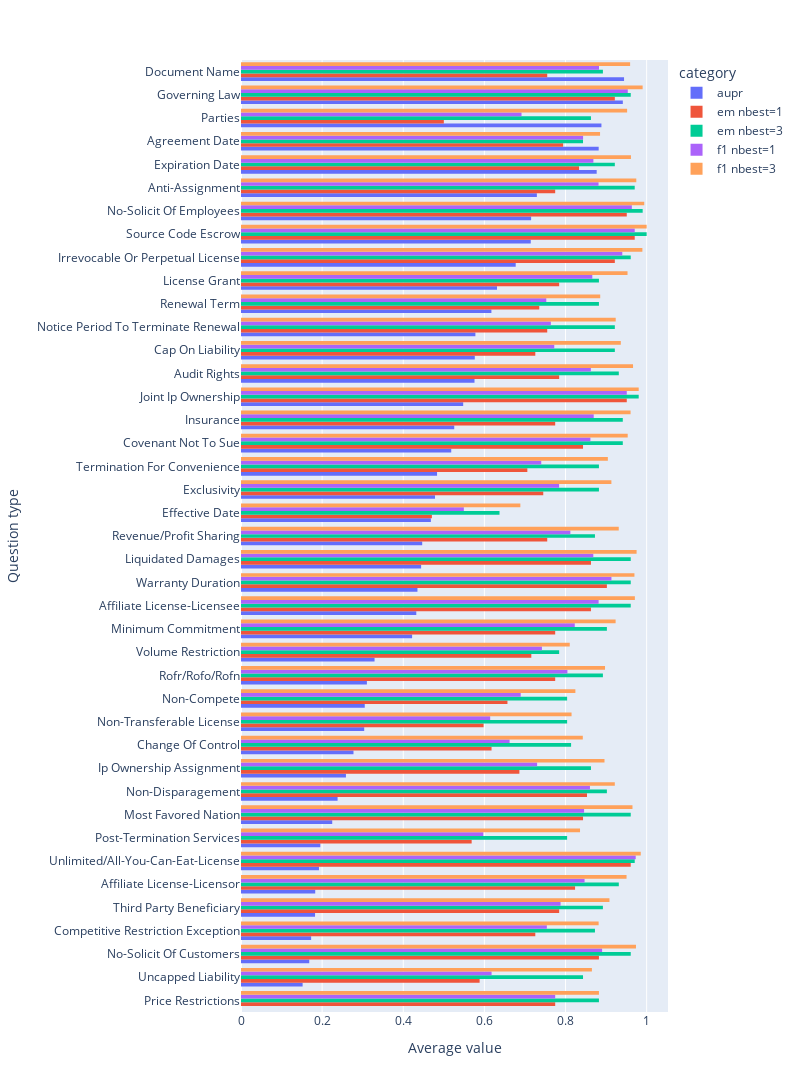

Source (notebook cell):
### Code cell
import plotly.express as px
df_final = df_final.sort_values(by=["category",'value'])
fig = px.histogram(df_final, y="question_type", x="value",
             color='category', barmode='group', orientation='h',width=800, height=1800)
fig.update_layout(
    xaxis_title="Average value",
    yaxis_title="Question type",
)
fig.show()

### Figure 1 — Plotly figure (JSON) as saved in the notebook; plotly's stock layout.template omitted (floating-point values rounded to 4 significant figures)
{"data": [{"alignmentgroup": "True", "bingroup": "y", "histfunc": "sum", "hovertemplate": "category=aupr<br>sum of value=%{x}<br>question_type=%{y}<extra></extra>", "legendgroup": "aupr", "marker": {"color": "#636efa", "pattern": {"shape": ""}}, "name": "aupr", "offsetgroup": "aupr", "orientation": "h", "showlegend": true, "type": "histogram", "x": [0, 0.1519, 0.1682, 0.1729, 0.1825, 0.183, 0.1922, 0.1955, 0.2249, 0.2381, 0.2587, 0.2773, 0.3037, 0.3051, 0.3104, 0.3293, 0.4218, 0.4321, 0.435, 0.444, 0.4467, 0.4681, 0.4782, 0.4833, 0.5183, 0.5257, 0.5477, 0.5756, 0.5763, 0.5778, 0.6173, 0.6311, 0.6772, 0.7143, 0.7152, 0.7294, 0.8768, 0.8817, 0.8885, 0.9413, 0.9443], "xaxis": "x", "y": ["Price Restrictions", "Uncapped Liability", "No-Solicit Of Customers", "Competitive Restriction Exception", "Third Party Beneficiary", "Affiliate License-Licensor", "Unlimited/All-You-Can-Eat-License", "Post-Termination Services", "Most Favored Nation", "Non-Disparagement", "Ip Ownership Assignment", "Change Of Control", "Non-Transferable License", "Non-Compete", "Rofr/Rofo/Rofn", "Volume Restriction", "Minimum Commitment", "Affiliate License-Licensee", "Warranty Duration", "Liquidated Damages", "Revenue/Profit Sharing", "Effective Date", "Exclusivity", "Termination For Convenience", "Covenant Not To Sue", "Insurance", "Joint Ip Ownership", "Audit Rights", "Cap On Liability", "Notice Period To Terminate Renewal", "Renewal Term", "License Grant", "Irrevocable Or Perpetual License", "Source Code Escrow", "No-Solicit Of Employees", "Anti-Assignment", "Expiration Date", "Agreement Date", "Parties", "Governing Law", "Document Name"], "yaxis": "y"}, {"alignmentgroup": "True", "bingroup": "y", "histfunc": "sum", "hovertemplate": "category=em nbest=1<br>sum of value=%{x}<br>question_type=%{y}<extra></extra>", "legendgroup": "em nbest=1", "marker": {"color": "#EF553B", "pattern": {"shape": ""}}, "name": "em nbest=1", "offsetgroup": "em nbest=1", "orientation": "h", "showlegend": true, "type": "histogram", "x": [0.4706, 0.5, 0.5686, 0.5882, 0.598, 0.6176, 0.6569, 0.6863, 0.7059, 0.7157, 0.7255, 0.7255, 0.7353, 0.7451, 0.7549, 0.7549, 0.7549, 0.7745, 0.7745, 0.7745, 0.7745, 0.7745, 0.7843, 0.7843, 0.7843, 0.7941, 0.8235, 0.8333, 0.8431, 0.8431, 0.8529, 0.8627, 0.8627, 0.8824, 0.902, 0.9216, 0.9216, 0.951, 0.951, 0.9608, 0.9706], "xaxis": "x", "y": ["Effective Date", "Parties", "Post-Termination Services", "Uncapped Liability", "Non-Transferable License", "Change Of Control", "Non-Compete", "Ip Ownership Assignment", "Termination For Convenience", "Volume Restriction", "Cap On Liability", "Competitive Restriction Exception", "Renewal Term", "Exclusivity", "Document Name", "Notice Period To Terminate Renewal", "Revenue/Profit Sharing", "Anti-Assignment", "Insurance", "Minimum Commitment", "Price Restrictions", "Rofr/Rofo/Rofn", "Audit Rights", "License Grant", "Third Party Beneficiary", "Agreement Date", "Affiliate License-Licensor", "Expiration Date", "Covenant Not To Sue", "Most Favored Nation", "Non-Disparagement", "Affiliate License-Licensee", "Liquidated Damages", "No-Solicit Of Customers", "Warranty Duration", "Governing Law", "Irrevocable Or Perpetual License", "Joint Ip Ownership", "No-Solicit Of Employees", "Unlimited/All-You-Can-Eat-License", "Source Code Escrow"], "yaxis": "y"}, {"alignmentgroup": "True", "bingroup": "y", "histfunc": "sum", "hovertemplate": "category=em nbest=3<br>sum of value=%{x}<br>question_type=%{y}<extra></extra>", "legendgroup": "em nbest=3", "marker": {"color": "#00cc96", "pattern": {"shape": ""}}, "name": "em nbest=3", "offsetgroup": "em nbest=3", "orientation": "h", "showlegend": true, "type": "histogram", "x": [0.6373, 0.7843, 0.8039, 0.8039, 0.8039, 0.8137, 0.8431, 0.8431, 0.8627, 0.8627, 0.8725, 0.8725, 0.8824, 0.8824, 0.8824, 0.8824, 0.8824, 0.8922, 0.8922, 0.8922, 0.902, 0.902, 0.9216, 0.9216, 0.9216, 0.9314, 0.9314, 0.9412, 0.9412, 0.9608, 0.9608, 0.9608, 0.9608, 0.9608, 0.9608, 0.9608, 0.9706, 0.9706, 0.9804, 0.9902, 1], "xaxis": "x", "y": ["Effective Date", "Volume Restriction", "Non-Compete", "Non-Transferable License", "Post-Termination Services", "Change Of Control", "Agreement Date", "Uncapped Liability", "Ip Ownership Assignment", "Parties", "Competitive Restriction Exception", "Revenue/Profit Sharing", "Exclusivity", "License Grant", "Price Restrictions", "Renewal Term", "Termination For Convenience", "Document Name", "Rofr/Rofo/Rofn", "Third Party Beneficiary", "Minimum Commitment", "Non-Disparagement", "Cap On Liability", "Expiration Date", "Notice Period To Terminate Renewal", "Affiliate License-Licensor", "Audit Rights", "Covenant Not To Sue", "Insurance", "Affiliate License-Licensee", "Governing Law", "Irrevocable Or Perpetual License", "Liquidated Damages", "Most Favored Nation", "No-Solicit Of Customers", "Warranty Duration", "Anti-Assignment", "Unlimited/All-You-Can-Eat-License", "Joint Ip Ownership", "No-Solicit Of Employees", "Source Code Escrow"], "yaxis": "y"}, {"alignmentgroup": "True", "bingroup": "y", "histfunc": "sum", "hovertemplate": "category=f1 nbest=1<br>sum of value=%{x}<br>question_type=%{y}<extra></extra>", "legendgroup": "f1 nbest=1", "marker": {"color": "#ab63fa", "pattern": {"shape": ""}}, "name": "f1 nbest=1", "offsetgroup": "f1 nbest=1", "orientation": "h", "showlegend": true, "type": "histogram", "x": [0.5493, 0.5973, 0.6143, 0.6177, 0.6621, 0.6895, 0.6915, 0.73, 0.7401, 0.7419, 0.7526, 0.7539, 0.7639, 0.7722, 0.7745, 0.7842, 0.7878, 0.8046, 0.8119, 0.8228, 0.8433, 0.8457, 0.8469, 0.8603, 0.8614, 0.8624, 0.8661, 0.8685, 0.8687, 0.8695, 0.8814, 0.8816, 0.8825, 0.8902, 0.9132, 0.9399, 0.951, 0.9535, 0.9635, 0.9706, 0.973], "xaxis": "x", "y": ["Effective Date", "Post-Termination Services", "Non-Transferable License", "Uncapped Liability", "Change Of Control", "Non-Compete", "Parties", "Ip Ownership Assignment", "Termination For Convenience", "Volume Restriction", "Renewal Term", "Competitive Restriction Exception", "Notice Period To Terminate Renewal", "Cap On Liability", "Price Restrictions", "Exclusivity", "Third Party Beneficiary", "Rofr/Rofo/Rofn", "Revenue/Profit Sharing", "Minimum Commitment", "Agreement Date", "Most Favored Nation", "Affiliate License-Licensor", "Non-Disparagement", "Covenant Not To Sue", "Audit Rights", "License Grant", "Liquidated Damages", "Expiration Date", "Insurance", "Anti-Assignment", "Affiliate License-Licensee", "Document Name", "No-Solicit Of Customers", "Warranty Duration", "Irrevocable Or Perpetual License", "Joint Ip Ownership", "Governing Law", "No-Solicit Of Employees", "Source Code Escrow", "Unlimited/All-You-Can-Eat-License"], "yaxis": "y"}, {"alignmentgroup": "True", "bingroup": "y", "histfunc": "sum", "hovertemplate": "category=f1 nbest=3<br>sum of value=%{x}<br>question_type=%{y}<extra></extra>", "legendgroup": "f1 nbest=3", "marker": {"color": "#FFA15A", "pattern": {"shape": ""}}, "name": "f1 nbest=3", "offsetgroup": "f1 nbest=3", "orientation": "h", "showlegend": true, "type": "histogram", "x": [0.6887, 0.8104, 0.8149, 0.8243, 0.8357, 0.8426, 0.865, 0.8817, 0.8824, 0.8851, 0.8855, 0.8961, 0.8974, 0.9043, 0.9083, 0.9131, 0.9215, 0.9235, 0.9237, 0.9313, 0.9363, 0.9504, 0.9518, 0.9529, 0.9533, 0.9592, 0.9604, 0.9613, 0.9651, 0.9664, 0.9699, 0.971, 0.9737, 0.9745, 0.9752, 0.9804, 0.9855, 0.9895, 0.9901, 0.9941, 1], "xaxis": "x", "y": ["Effective Date", "Volume Restriction", "Non-Transferable License", "Non-Compete", "Post-Termination Services", "Change Of Control", "Uncapped Liability", "Competitive Restriction Exception", "Price Restrictions", "Agreement Date", "Renewal Term", "Ip Ownership Assignment", "Rofr/Rofo/Rofn", "Termination For Convenience", "Third Party Beneficiary", "Exclusivity", "Non-Disparagement", "Minimum Commitment", "Notice Period To Terminate Renewal", "Revenue/Profit Sharing", "Cap On Liability", "Affiliate License-Licensor", "Parties", "License Grant", "Covenant Not To Sue", "Document Name", "Insurance", "Expiration Date", "Most Favored Nation", "Audit Rights", "Warranty Duration", "Affiliate License-Licensee", "No-Solicit Of Customers", "Anti-Assignment", "Liquidated Damages", "Joint Ip Ownership", "Unlimited/All-You-Can-Eat-License", "Irrevocable Or Perpetual License", "Governing Law", "No-Solicit Of Employees", "Source Code Escrow"], "yaxis": "y"}], "layout": {"barmode": "group", "height": 1800, "legend": {"title": {"text": "category"}, "tracegroupgap": 0}, "margin": {"t": 60}, "width": 800, "xaxis": {"anchor": "y", "autorange": true, "domain": [0, 1], "range": [0, 1.053], "title": {"text": "Average value"}, "type": "linear"}, "yaxis": {"anchor": "x", "autorange": true, "domain": [0, 1], "range": [-0.5, 40.5], "title": {"text": "Question type"}, "type": "category"}}}
